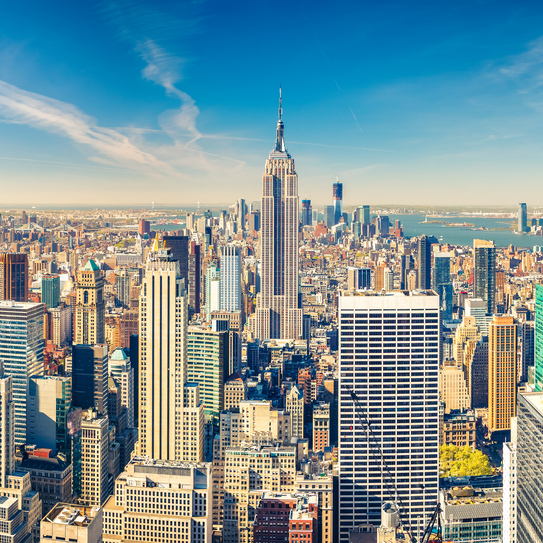
#> input picture 10- Bulanıklaştırma/NYC.jpg, 543 x 543 px
$ jupyter execute 'Bulanıklaştırma.ipynb'
#> lines starting #> are read from the running program, lines starting #| are printed output that depends on the picture
# Bulanıklaştırma

Görüntü bulanıklığı, görüntünün düşük geçişli bir filtre uygulanmasıyla elde edilir. (Low-Pass Filtering)

Gürültüyü gidermek için kullanışlıdır. Aslında görüntüden yüksek frekanslı içerdiği (örneğin: parazit, kenarlar) kaldırılır.

OpenCV, üç ana tür bulanıklaştırma tekniği sağlar.

* Ortalama Bulanıklaştırma
* Gauss Bulanıklaştırma
* Medyan Bulanıklaştırma

##### Mean Bulanıklaştırma (Ortalama)

* Bir görüntünün normalleştirilmiş bie kutu filtresiyle (box-filter) sarılmasıyla yapılır.
* Çekirdek alanı altındaki tüm piksellerim ortalamasını alır ve bu dprtalamayı merkezi öge ile yer değiştirilr.

##### Gauss Bulanıklaştırma

* Bu yöntemde box filter yerine Gauss Çekirdeği kullanılır.
* Pozitif ve tek olması gereken çekirdeğin genişliğini ve yüksekliğini belirtir.
* SigmaX ve sigmaY, X ve Y yönlerindeki standart sapmayı belirtmelyiz.

##### Medyan Bulanıklaştırma

* Çekirdek alanı altındaki tüm piksellerin medyanını alır ve merkezi öğe bu medyan değeri ile değiştirilir.
* Tuz ve biber gürültüsüne karşı oldukça etkildir.

[cell 1]
import cv2
import matplotlib.pyplot as plt
import numpy as np

[cell 2]
#Blurring detayı azaltır ve gürültüyü engeller
img= cv2.imread("NYC.jpg")
#> img is the input picture: shape (543, 543, 3); mean B, G, R 150.2, 146.3, 122.6
img= cv2.cvtColor(img, cv2.COLOR_BGR2RGB)
plt.figure()
plt.imshow(img)
plt.axis("off")
plt.title("Original")
plt.show()

##### Ortalama Bulanıklaştırma

[cell 3]
dst2 = cv2.blur(img, ksize=(3,3))
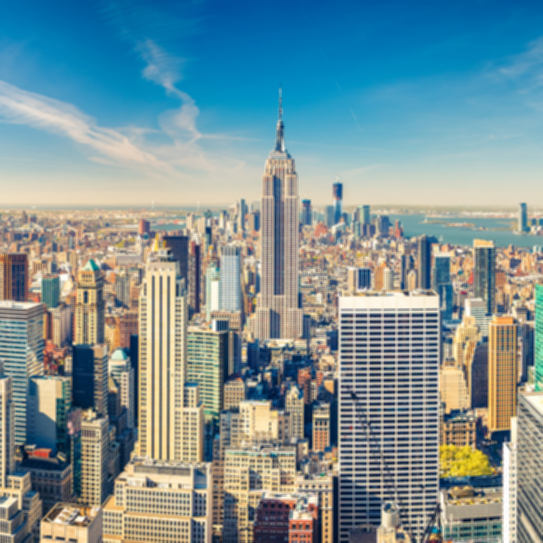
#> dst2: shape (543, 543, 3); mean R, G, B 122.7, 146.3, 150.2
plt.figure()
plt.imshow(dst2)
plt.axis("off")
plt.title("Mean Blur Filtering")
plt.show()

##### Gauss Blur

* sigmaX parametresi, Gaussian bulanıklığı işlemindeki X yönünde (yatay) standart sapmayı temsil eder. Gaussian bulanıklığı, görüntü üzerindeki gürültüyü azaltmak veya detayları yumuşatmak için kullanılan bir filtreleme yöntemidir. Standart sapma değeri, bulanıklık etkisinin gücünü kontrol eder.

* Gaussian bulanıklığı işlemi, bir pikselin değerini, çevresindeki piksellerin değerleriyle bir ağırlıklandırma işlemiyle hesaplar. Bu ağırlıklandırma işlemi, Gauss fonksiyonunun standart sapmasına bağlıdır. Yüksek bir standart sapma değeri, daha fazla yayılım ve daha güçlü bir bulanıklık etkisi anlamına gelir.

* sigmaX parametresi, bulanıklığın yatay yönde ne kadar yayılacağını kontrol eder. Daha büyük bir sigmaX değeri, bulanıklığın daha geniş bir alana yayılmasını sağlar, bu da daha güçlü bir bulanıklık etkisine neden olur. Öte yandan, daha küçük bir sigmaX değeri, daha az yayılma ve daha hafif bir bulanıklık etkisi sağlar.

[cell 4]
gb= cv2.GaussianBlur(img, ksize=(3,3), sigmaX=7)
plt.figure()
plt.imshow(gb)
plt.axis("off")
plt.title("Gaussian Blur Filtering")
plt.show()

##### Median Blur

[cell 5]
mb= cv2.medianBlur(img, ksize=3)
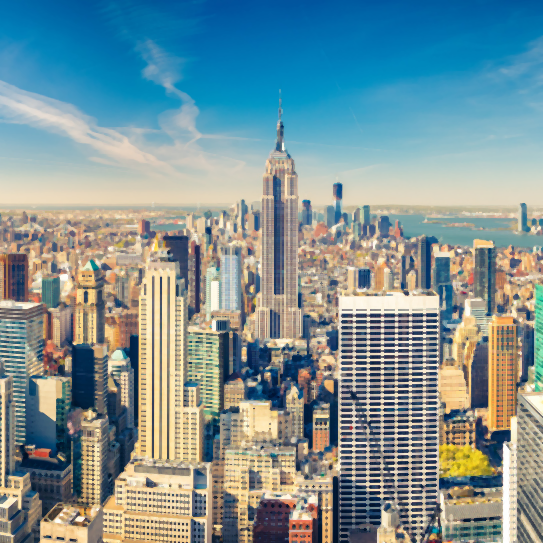
#> mb: shape (543, 543, 3); mean R, G, B 124.2, 146.9, 150
plt.figure()
plt.axis("off")
plt.imshow(mb)
plt.title("Median Blur Filtering")

Resimlerin üzerinde bir noise olmalı ki bu kernellerin yani kullandığımız filtrelerin işe yarayıp yaramadığını bilelim.

#### Gauss Gürültüsü Oluşturmak

def gaussianNoise(image):: gaussianNoise adında bir fonksiyon tanımlanıyor ve image adında bir giriş parametresi alıyor. Bu fonksiyon, verilen görüntüye Gaussian gürültüsü uygulayarak gürültülü bir görüntü döndürecektir.

row, col, ch = image.shape: Giriş görüntünün şeklinden (shape) row (satır sayısı), col (sütun sayısı) ve ch (kanal sayısı) değerleri alınıyor. Bu değerler, giriş görüntünün boyutunu temsil eder.

mean = 0: Gaussian dağılımının ortalaması (mean) sıfır olarak ayarlanır. Bu, gürültünün görüntüye eklenmeden önceki ortalamasını belirtir.

var = 0.05: Gaussian dağılımının varyansı (var) 0.05 olarak ayarlanır. Bu, gürültünün şiddetini kontrol eder. Daha yüksek bir varyans, daha güçlü bir gürültüye neden olur.

sigma = var**0.5: Standart sapma (sigma), varyansın karekökü olarak hesaplanır. Gaussian dağılımının standart sapması, gürültünün dağılımını belirler.

gauss = np.random.normal(mean, sigma, (row, col, ch)): NumPy kütüphanesinin np.random.normal() işlevi kullanılarak, belirtilen ortalamaya (mean) ve standart sapmaya (sigma) sahip Gaussian dağılımına göre rastgele sayılar üretilir. Bu, gürültüyü temsil eden bir matris oluşturur. Matrisin boyutu, giriş görüntünün boyutuyla aynıdır.

gauss = gauss.reshape(row, col, ch): Üretilen matris yeniden şekillendirilir (reshape işlemi), böylece boyutları giriş görüntü ile aynı olur. Bu adım, gerektiğinde gürültü matrisini görüntüyle doğrudan toplayabilmek için yapılır.

noisy = image + gauss: Gürültü matrisi, giriş görüntüsüyle eleman bazında toplanır. Bu, gürültünün görüntüye eklenmesini sağlar.

return noisy: Elde edilen gürültülü görüntü (noisy), fonksiyonun çağrıldığı yere döndürülür.

[cell 6]
def gaussianNoise(image):
    row, col, ch= image.shape
    mean= 0
    var= 0.05
    sigma= var**0.5
    gauss= np.random.normal(mean, sigma,(row,col, ch))
    gauss= gauss.reshape(row, col, ch)
    noisy= image+ gauss

    return noisy

##### Normalizasyon Ve Resmi İçe Aktarma

[cell 7]
img= cv2.imread("NYC.jpg")
img= cv2.cvtColor(img, cv2.COLOR_BGR2RGB)/255
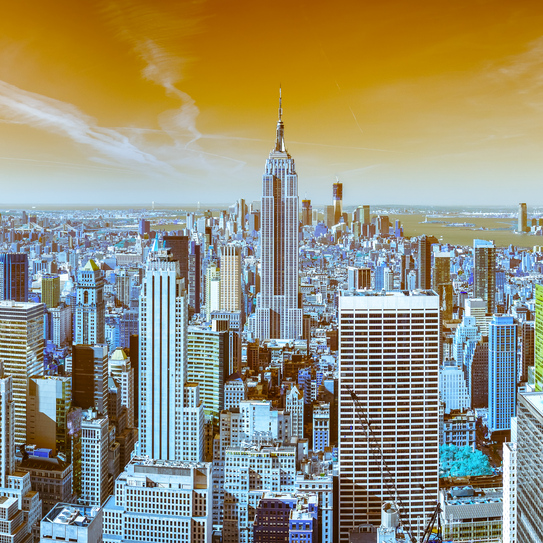
#> img: shape (543, 543, 3) float64; mean B, G, R 0.481, 0.574, 0.589
plt.figure()
plt.imshow(img)
plt.axis("off")
plt.title("Original")
plt.show()

[cell 8]
gaussianNoisyImage = gaussianNoise(img)
#> in gaussianNoise, `noisy= image+ gauss`:
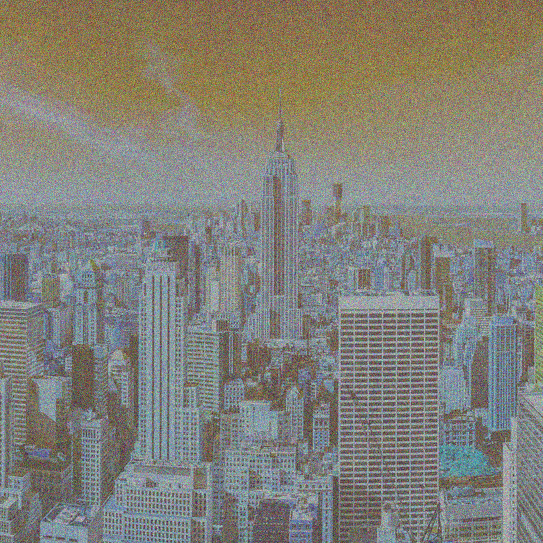
#> noisy: shape (543, 543, 3) float64; mean B, G, R 0.482, 0.574, 0.589; drawn with min black and max white
plt.figure()
plt.imshow(gaussianNoisyImage)
plt.axis("off")
plt.title("Gaussian Noisy")
plt.show()
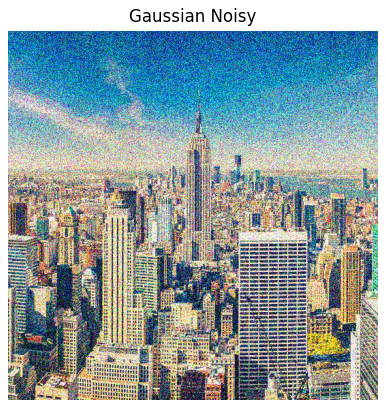
#> figure drawn by matplotlib, 1 panel; B, G, R data is drawn as R, G, B

# Düzeltme işlemi

[cell 9]
gb2= cv2.GaussianBlur(gaussianNoisyImage, ksize=(3,3), sigmaX=7)
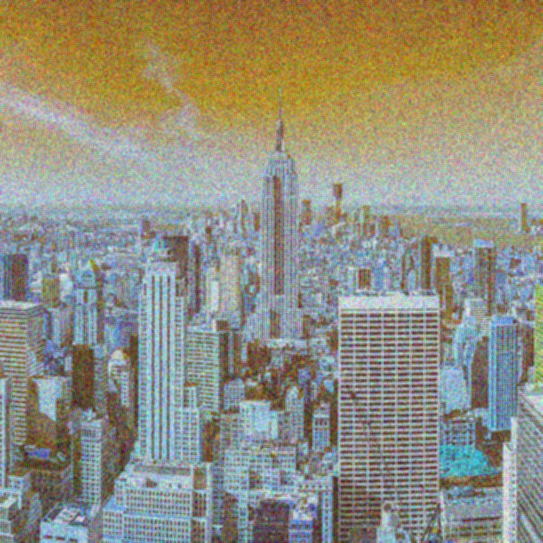
#> gb2: shape (543, 543, 3) float64; mean B, G, R 0.482, 0.574, 0.589; drawn with min black and max white
plt.figure()
plt.imshow(gb2)
plt.title("With Gaussian Blur")
plt.show()
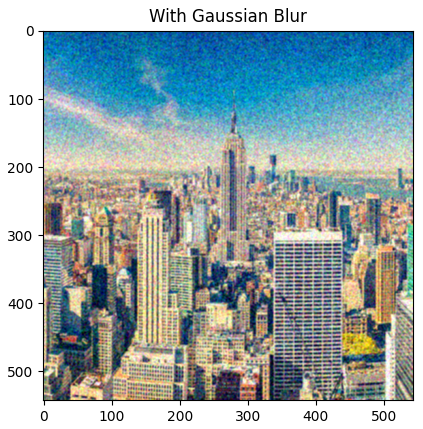
#> figure drawn by matplotlib, 1 panel; B, G, R data is drawn as R, G, B
